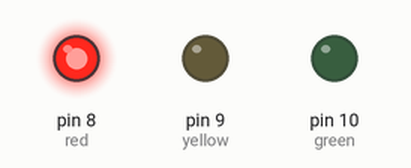
Bench run of a sketch on a simulated Arduino Uno, built with avr-gcc and run on an emulated ATmega328P. Shown: output pins drawn as LEDs (lit = HIGH).

Above: at 5.0 s.
At 11.0 s:
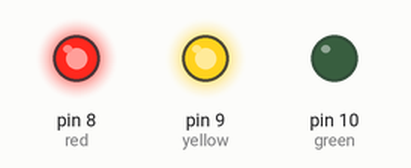
At 17.0 s:
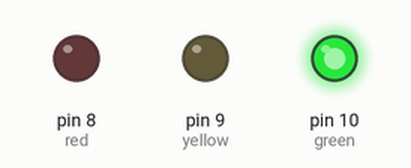
At 23.0 s:
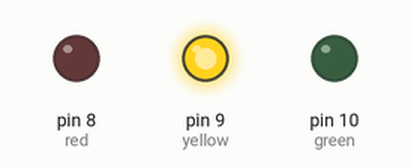
Timing chart, 0 to 31.2 s (numbered marks = the images above):
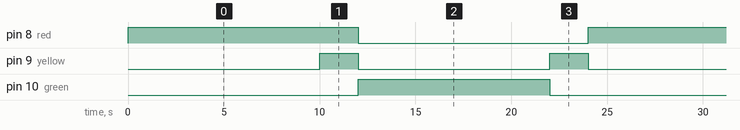

The sketch:

semaforo.ino
```cpp
// Projeto 3 - Semaforo

int led_delay = 10000; // espera entre as alteraçoes
byte green = 10;
byte yellow = 9;
byte red = 8;

void setup(){
  pinMode(green, OUTPUT);
  pinMode(yellow, OUTPUT);
  pinMode(red, OUTPUT);
}

void loop(){
  digitalWrite(red, HIGH);
  delay(led_delay);

  digitalWrite(yellow, HIGH);
  delay(2000);

  digitalWrite(green, HIGH);
  digitalWrite(red, LOW);
  digitalWrite(yellow, LOW);
  delay(led_delay);

  digitalWrite(yellow, HIGH);
  digitalWrite(green, LOW);
  delay(2000);

  digitalWrite(yellow, LOW);
}
```

Measured:
- by itself, pin 8 (red): alternates HIGH for 12.0 s and LOW for 12.0 s
- by itself, pin 9 (yellow): alternates HIGH for 2.0 s and LOW for 10.0 s
- by itself, pin 10 (green): alternates HIGH for 10.0 s and LOW for 14.0 s
